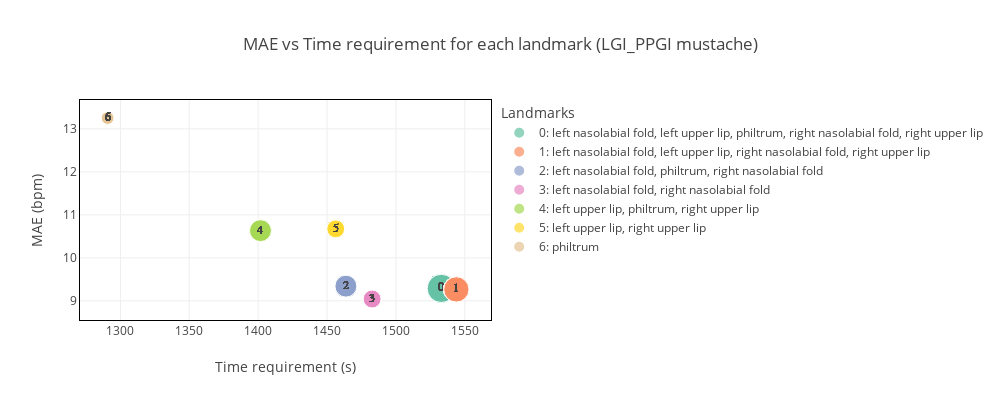

Source (notebook cell):
### Markdown cell above
### Mustache

### Code cell
roi = 'mustache'
df = pd.read_hdf(f'../results/test_landmarks/h5/{dataset_name}/{dataset_name}_landmarks_in_roi.h5', key='df')\
        .query(f'ROI == "{roi}"')
df = pd.concat([df, df_all.query(f'ROI == "{roi}"')]).reset_index(drop=True)    
metric = 'MAE'

df, rankings = get_rankings_roi(df, dataset_name, metric)
fig, axs = plt.subplots(2,2,figsize=(15,6))
fig, axs = plot_bar_roi(df, rankings, roi, dataset_name, ncol=2, fig=fig, axs=axs)
plt.show()

fig, axs = plt.subplots(2,2,figsize=(12,5))
fig, axs = plot_box_roi(df, rankings, roi, dataset_name, ncol=1, fig=fig, axs=axs)
plt.show()

df1, fig, ax = plot_bubble_roi(df, metric, dataset_name, roi, fig, ax, size=[1000,400])
fig.show()

# print the worst video landmarks combination
df.sort_values('MAE',ascending=False).groupby('video').head(1)[['method','dataset','videoFilename','landmarks','MAE','RMSE','PCC','video','score']]

### Figure 1 — Plotly figure (JSON) as saved in the notebook; plotly's stock layout.template omitted (floating-point values rounded to 4 significant figures)
{"data": [{"customdata": [["0: left nasolabial fold, left upper lip, philtrum, right nasolabial fold, right upper lip"], ["0: left nasolabial fold, left upper lip, philtrum, right nasolabial fold, right upper lip"], ["0: left nasolabial fold, left upper lip, philtrum, right nasolabial fold, right upper lip"], ["0: left nasolabial fold, left upper lip, philtrum, right nasolabial fold, right upper lip"], ["0: left nasolabial fold, left upper lip, philtrum, right nasolabial fold, right upper lip"], ["0: left nasolabial fold, left upper lip, philtrum, right nasolabial fold, right upper lip"], ["0: left nasolabial fold, left upper lip, philtrum, right nasolabial fold, right upper lip"], ["0: left nasolabial fold, left upper lip, philtrum, right nasolabial fold, right upper lip"], ["0: left nasolabial fold, left upper lip, philtrum, right nasolabial fold, right upper lip"], ["0: left nasolabial fold, left upper lip, philtrum, right nasolabial fold, right upper lip"], ["0: left nasolabial fold, left upper lip, philtrum, right nasolabial fold, right upper lip"], ["0: left nasolabial fold, left upper lip, philtrum, right nasolabial fold, right upper lip"], ["0: left nasolabial fold, left upper lip, philtrum, right nasolabial fold, right upper lip"], ["0: left nasolabial fold, left upper lip, philtrum, right nasolabial fold, right upper lip"], ["0: left nasolabial fold, left upper lip, philtrum, right nasolabial fold, right upper lip"], ["0: left nasolabial fold, left upper lip, philtrum, right nasolabial fold, right upper lip"], ["0: left nasolabial fold, left upper lip, philtrum, right nasolabial fold, right upper lip"], ["0: left nasolabial fold, left upper lip, philtrum, right nasolabial fold, right upper lip"], ["0: left nasolabial fold, left upper lip, philtrum, right nasolabial fold, right upper lip"], ["0: left nasolabial fold, left upper lip, philtrum, right nasolabial fold, right upper lip"], ["0: left nasolabial fold, left upper lip, philtrum, right nasolabial fold, right upper lip"], ["0: left nasolabial fold, left upper lip, philtrum, right nasolabial fold, right upper lip"]], "hovertemplate": "Landmarks=%{customdata[0]}<br>Time requirement (s)=%{x}<br>MAE (bpm)=%{y}<br>Number of landmarks=%{marker.size}<br>landmarks_id=%{text}<extra></extra>", "legendgroup": "0: left nasolabial fold, left upper lip, philtrum, right nasolabial fold, right upper lip", "marker": {"color": "rgb(102,194,165)", "size": [5, 5, 5, 5, 5, 5, 5, 5, 5, 5, 5, 5, 5, 5, 5, 5, 5, 5, 5, 5, 5, 5], "sizemode": "area", "sizeref": 0.0125, "symbol": "circle"}, "mode": "markers+text", "name": "0: left nasolabial fold, left upper lip, philtrum, right nasolabial fold, right upper lip", "orientation": "v", "showlegend": true, "text": [0, 0, 0, 0, 0, 0, 0, 0, 0, 0, 0, 0, 0, 0, 0, 0, 0, 0, 0, 0, 0, 0], "textfont": {"family": "Courier New", "size": 12}, "textposition": "middle center", "type": "scatter", "x": [1533.0, 1533.0, 1533.0, 1533.0, 1533.0, 1533.0, 1533.0, 1533.0, 1533.0, 1533.0, 1533.0, 1533.0, 1533.0, 1533.0, 1533.0, 1533.0, 1533.0, 1533.0, 1533.0, 1533.0, 1533.0, 1533.0], "xaxis": "x", "y": [9.289, 9.289, 9.289, 9.289, 9.289, 9.289, 9.289, 9.289, 9.289, 9.289, 9.289, 9.289, 9.289, 9.289, 9.289, 9.289, 9.289, 9.289, 9.289, 9.289, 9.289, 9.289], "yaxis": "y"}, {"customdata": [["1: left nasolabial fold, left upper lip, right nasolabial fold, right upper lip"], ["1: left nasolabial fold, left upper lip, right nasolabial fold, right upper lip"], ["1: left nasolabial fold, left upper lip, right nasolabial fold, right upper lip"], ["1: left nasolabial fold, left upper lip, right nasolabial fold, right upper lip"], ["1: left nasolabial fold, left upper lip, right nasolabial fold, right upper lip"], ["1: left nasolabial fold, left upper lip, right nasolabial fold, right upper lip"], ["1: left nasolabial fold, left upper lip, right nasolabial fold, right upper lip"], ["1: left nasolabial fold, left upper lip, right nasolabial fold, right upper lip"], ["1: left nasolabial fold, left upper lip, right nasolabial fold, right upper lip"], ["1: left nasolabial fold, left upper lip, right nasolabial fold, right upper lip"], ["1: left nasolabial fold, left upper lip, right nasolabial fold, right upper lip"], ["1: left nasolabial fold, left upper lip, right nasolabial fold, right upper lip"], ["1: left nasolabial fold, left upper lip, right nasolabial fold, right upper lip"], ["1: left nasolabial fold, left upper lip, right nasolabial fold, right upper lip"], ["1: left nasolabial fold, left upper lip, right nasolabial fold, right upper lip"], ["1: left nasolabial fold, left upper lip, right nasolabial fold, right upper lip"], ["1: left nasolabial fold, left upper lip, right nasolabial fold, right upper lip"], ["1: left nasolabial fold, left upper lip, right nasolabial fold, right upper lip"], ["1: left nasolabial fold, left upper lip, right nasolabial fold, right upper lip"], ["1: left nasolabial fold, left upper lip, right nasolabial fold, right upper lip"], ["1: left nasolabial fold, left upper lip, right nasolabial fold, right upper lip"], ["1: left nasolabial fold, left upper lip, right nasolabial fold, right upper lip"]], "hovertemplate": "Landmarks=%{customdata[0]}<br>Time requirement (s)=%{x}<br>MAE (bpm)=%{y}<br>Number of landmarks=%{marker.size}<br>landmarks_id=%{text}<extra></extra>", "legendgroup": "1: left nasolabial fold, left upper lip, right nasolabial fold, right upper lip", "marker": {"color": "rgb(252,141,98)", "size": [4, 4, 4, 4, 4, 4, 4, 4, 4, 4, 4, 4, 4, 4, 4, 4, 4, 4, 4, 4, 4, 4], "sizemode": "area", "sizeref": 0.0125, "symbol": "circle"}, "mode": "markers+text", "name": "1: left nasolabial fold, left upper lip, right nasolabial fold, right upper lip", "orientation": "v", "showlegend": true, "text": [1, 1, 1, 1, 1, 1, 1, 1, 1, 1, 1, 1, 1, 1, 1, 1, 1, 1, 1, 1, 1, 1], "textfont": {"family": "Courier New", "size": 12}, "textposition": "middle center", "type": "scatter", "x": [1544.0, 1544.0, 1544.0, 1544.0, 1544.0, 1544.0, 1544.0, 1544.0, 1544.0, 1544.0, 1544.0, 1544.0, 1544.0, 1544.0, 1544.0, 1544.0, 1544.0, 1544.0, 1544.0, 1544.0, 1544.0, 1544.0], "xaxis": "x", "y": [9.266, 9.266, 9.266, 9.266, 9.266, 9.266, 9.266, 9.266, 9.266, 9.266, 9.266, 9.266, 9.266, 9.266, 9.266, 9.266, 9.266, 9.266, 9.266, 9.266, 9.266, 9.266], "yaxis": "y"}, {"customdata": [["2: left nasolabial fold, philtrum, right nasolabial fold"], ["2: left nasolabial fold, philtrum, right nasolabial fold"], ["2: left nasolabial fold, philtrum, right nasolabial fold"], ["2: left nasolabial fold, philtrum, right nasolabial fold"], ["2: left nasolabial fold, philtrum, right nasolabial fold"], ["2: left nasolabial fold, philtrum, right nasolabial fold"], ["2: left nasolabial fold, philtrum, right nasolabial fold"], ["2: left nasolabial fold, philtrum, right nasolabial fold"], ["2: left nasolabial fold, philtrum, right nasolabial fold"], ["2: left nasolabial fold, philtrum, right nasolabial fold"], ["2: left nasolabial fold, philtrum, right nasolabial fold"], ["2: left nasolabial fold, philtrum, right nasolabial fold"], ["2: left nasolabial fold, philtrum, right nasolabial fold"], ["2: left nasolabial fold, philtrum, right nasolabial fold"], ["2: left nasolabial fold, philtrum, right nasolabial fold"], ["2: left nasolabial fold, philtrum, right nasolabial fold"], ["2: left nasolabial fold, philtrum, right nasolabial fold"], ["2: left nasolabial fold, philtrum, right nasolabial fold"], ["2: left nasolabial fold, philtrum, right nasolabial fold"], ["2: left nasolabial fold, philtrum, right nasolabial fold"], ["2: left nasolabial fold, philtrum, right nasolabial fold"], ["2: left nasolabial fold, philtrum, right nasolabial fold"]], "hovertemplate": "Landmarks=%{customdata[0]}<br>Time requirement (s)=%{x}<br>MAE (bpm)=%{y}<br>Number of landmarks=%{marker.size}<br>landmarks_id=%{text}<extra></extra>", "legendgroup": "2: left nasolabial fold, philtrum, right nasolabial fold", "marker": {"color": "rgb(141,160,203)", "size": [3, 3, 3, 3, 3, 3, 3, 3, 3, 3, 3, 3, 3, 3, 3, 3, 3, 3, 3, 3, 3, 3], "sizemode": "area", "sizeref": 0.0125, "symbol": "circle"}, "mode": "markers+text", "name": "2: left nasolabial fold, philtrum, right nasolabial fold", "orientation": "v", "showlegend": true, "text": [2, 2, 2, 2, 2, 2, 2, 2, 2, 2, 2, 2, 2, 2, 2, 2, 2, 2, 2, 2, 2, 2], "textfont": {"family": "Courier New", "size": 12}, "textposition": "middle center", "type": "scatter", "x": [1464.0, 1464.0, 1464.0, 1464.0, 1464.0, 1464.0, 1464.0, 1464.0, 1464.0, 1464.0, 1464.0, 1464.0, 1464.0, 1464.0, 1464.0, 1464.0, 1464.0, 1464.0, 1464.0, 1464.0, 1464.0, 1464.0], "xaxis": "x", "y": [9.341, 9.341, 9.341, 9.341, 9.341, 9.341, 9.341, 9.341, 9.341, 9.341, 9.341, 9.341, 9.341, 9.341, 9.341, 9.341, 9.341, 9.341, 9.341, 9.341, 9.341, 9.341], "yaxis": "y"}, {"customdata": [["3: left nasolabial fold, right nasolabial fold"], ["3: left nasolabial fold, right nasolabial fold"], ["3: left nasolabial fold, right nasolabial fold"], ["3: left nasolabial fold, right nasolabial fold"], ["3: left nasolabial fold, right nasolabial fold"], ["3: left nasolabial fold, right nasolabial fold"], ["3: left nasolabial fold, right nasolabial fold"], ["3: left nasolabial fold, right nasolabial fold"], ["3: left nasolabial fold, right nasolabial fold"], ["3: left nasolabial fold, right nasolabial fold"], ["3: left nasolabial fold, right nasolabial fold"], ["3: left nasolabial fold, right nasolabial fold"], ["3: left nasolabial fold, right nasolabial fold"], ["3: left nasolabial fold, right nasolabial fold"], ["3: left nasolabial fold, right nasolabial fold"], ["3: left nasolabial fold, right nasolabial fold"], ["3: left nasolabial fold, right nasolabial fold"], ["3: left nasolabial fold, right nasolabial fold"], ["3: left nasolabial fold, right nasolabial fold"], ["3: left nasolabial fold, right nasolabial fold"], ["3: left nasolabial fold, right nasolabial fold"], ["3: left nasolabial fold, right nasolabial fold"]], "hovertemplate": "Landmarks=%{customdata[0]}<br>Time requirement (s)=%{x}<br>MAE (bpm)=%{y}<br>Number of landmarks=%{marker.size}<br>landmarks_id=%{text}<extra></extra>", "legendgroup": "3: left nasolabial fold, right nasolabial fold", "marker": {"color": "rgb(231,138,195)", "size": [2, 2, 2, 2, 2, 2, 2, 2, 2, 2, 2, 2, 2, 2, 2, 2, 2, 2, 2, 2, 2, 2], "sizemode": "area", "sizeref": 0.0125, "symbol": "circle"}, "mode": "markers+text", "name": "3: left nasolabial fold, right nasolabial fold", "orientation": "v", "showlegend": true, "text": [3, 3, 3, 3, 3, 3, 3, 3, 3, 3, 3, 3, 3, 3, 3, 3, 3, 3, 3, 3, 3, 3], "textfont": {"family": "Courier New", "size": 12}, "textposition": "middle center", "type": "scatter", "x": [1483.0, 1483.0, 1483.0, 1483.0, 1483.0, 1483.0, 1483.0, 1483.0, 1483.0, 1483.0, 1483.0, 1483.0, 1483.0, 1483.0, 1483.0, 1483.0, 1483.0, 1483.0, 1483.0, 1483.0, 1483.0, 1483.0], "xaxis": "x", "y": [9.043, 9.043, 9.043, 9.043, 9.043, 9.043, 9.043, 9.043, 9.043, 9.043, 9.043, 9.043, 9.043, 9.043, 9.043, 9.043, 9.043, 9.043, 9.043, 9.043, 9.043, 9.043], "yaxis": "y"}, {"customdata": [["4: left upper lip, philtrum, right upper lip"], ["4: left upper lip, philtrum, right upper lip"], ["4: left upper lip, philtrum, right upper lip"], ["4: left upper lip, philtrum, right upper lip"], ["4: left upper lip, philtrum, right upper lip"], ["4: left upper lip, philtrum, right upper lip"], ["4: left upper lip, philtrum, right upper lip"], ["4: left upper lip, philtrum, right upper lip"], ["4: left upper lip, philtrum, right upper lip"], ["4: left upper lip, philtrum, right upper lip"], ["4: left upper lip, philtrum, right upper lip"], ["4: left upper lip, philtrum, right upper lip"], ["4: left upper lip, philtrum, right upper lip"], ["4: left upper lip, philtrum, right upper lip"], ["4: left upper lip, philtrum, right upper lip"], ["4: left upper lip, philtrum, right upper lip"], ["4: left upper lip, philtrum, right upper lip"], ["4: left upper lip, philtrum, right upper lip"], ["4: left upper lip, philtrum, right upper lip"], ["4: left upper lip, philtrum, right upper lip"], ["4: left upper lip, philtrum, right upper lip"], ["4: left upper lip, philtrum, right upper lip"]], "hovertemplate": "Landmarks=%{customdata[0]}<br>Time requirement (s)=%{x}<br>MAE (bpm)=%{y}<br>Number of landmarks=%{marker.size}<br>landmarks_id=%{text}<extra></extra>", "legendgroup": "4: left upper lip, philtrum, right upper lip", "marker": {"color": "rgb(166,216,84)", "size": [3, 3, 3, 3, 3, 3, 3, 3, 3, 3, 3, 3, 3, 3, 3, 3, 3, 3, 3, 3, 3, 3], "sizemode": "area", "sizeref": 0.0125, "symbol": "circle"}, "mode": "markers+text", "name": "4: left upper lip, philtrum, right upper lip", "orientation": "v", "showlegend": true, "text": [4, 4, 4, 4, 4, 4, 4, 4, 4, 4, 4, 4, 4, 4, 4, 4, 4, 4, 4, 4, 4, 4], "textfont": {"family": "Courier New", "size": 12}, "textposition": "middle center", "type": "scatter", "x": [1402.0, 1402.0, 1402.0, 1402.0, 1402.0, 1402.0, 1402.0, 1402.0, 1402.0, 1402.0, 1402.0, 1402.0, 1402.0, 1402.0, 1402.0, 1402.0, 1402.0, 1402.0, 1402.0, 1402.0, 1402.0, 1402.0], "xaxis": "x", "y": [10.63, 10.63, 10.63, 10.63, 10.63, 10.63, 10.63, 10.63, 10.63, 10.63, 10.63, 10.63, 10.63, 10.63, 10.63, 10.63, 10.63, 10.63, 10.63, 10.63, 10.63, 10.63], "yaxis": "y"}, {"customdata": [["5: left upper lip, right upper lip"], ["5: left upper lip, right upper lip"], ["5: left upper lip, right upper lip"], ["5: left upper lip, right upper lip"], ["5: left upper lip, right upper lip"], ["5: left upper lip, right upper lip"], ["5: left upper lip, right upper lip"], ["5: left upper lip, right upper lip"], ["5: left upper lip, right upper lip"], ["5: left upper lip, right upper lip"], ["5: left upper lip, right upper lip"], ["5: left upper lip, right upper lip"], ["5: left upper lip, right upper lip"], ["5: left upper lip, right upper lip"], ["5: left upper lip, right upper lip"], ["5: left upper lip, right upper lip"], ["5: left upper lip, right upper lip"], ["5: left upper lip, right upper lip"], ["5: left upper lip, right upper lip"], ["5: left upper lip, right upper lip"], ["5: left upper lip, right upper lip"], ["5: left upper lip, right upper lip"]], "hovertemplate": "Landmarks=%{customdata[0]}<br>Time requirement (s)=%{x}<br>MAE (bpm)=%{y}<br>Number of landmarks=%{marker.size}<br>landmarks_id=%{text}<extra></extra>", "legendgroup": "5: left upper lip, right upper lip", "marker": {"color": "rgb(255,217,47)", "size": [2, 2, 2, 2, 2, 2, 2, 2, 2, 2, 2, 2, 2, 2, 2, 2, 2, 2, 2, 2, 2, 2], "sizemode": "area", "sizeref": 0.0125, "symbol": "circle"}, "mode": "markers+text", "name": "5: left upper lip, right upper lip", "orientation": "v", "showlegend": true, "text": [5, 5, 5, 5, 5, 5, 5, 5, 5, 5, 5, 5, 5, 5, 5, 5, 5, 5, 5, 5, 5, 5], "textfont": {"family": "Courier New", "size": 12}, "textposition": "middle center", "type": "scatter", "x": [1456.0, 1456.0, 1456.0, 1456.0, 1456.0, 1456.0, 1456.0, 1456.0, 1456.0, 1456.0, 1456.0, 1456.0, 1456.0, 1456.0, 1456.0, 1456.0, 1456.0, 1456.0, 1456.0, 1456.0, 1456.0, 1456.0], "xaxis": "x", "y": [10.67, 10.67, 10.67, 10.67, 10.67, 10.67, 10.67, 10.67, 10.67, 10.67, 10.67, 10.67, 10.67, 10.67, 10.67, 10.67, 10.67, 10.67, 10.67, 10.67, 10.67, 10.67], "yaxis": "y"}, {"customdata": [["6: philtrum"], ["6: philtrum"], ["6: philtrum"], ["6: philtrum"], ["6: philtrum"], ["6: philtrum"], ["6: philtrum"], ["6: philtrum"], ["6: philtrum"], ["6: philtrum"], ["6: philtrum"], ["6: philtrum"], ["6: philtrum"], ["6: philtrum"], ["6: philtrum"], ["6: philtrum"], ["6: philtrum"], ["6: philtrum"], ["6: philtrum"], ["6: philtrum"], ["6: philtrum"], ["6: philtrum"]], "hovertemplate": "Landmarks=%{customdata[0]}<br>Time requirement (s)=%{x}<br>MAE (bpm)=%{y}<br>Number of landmarks=%{marker.size}<br>landmarks_id=%{text}<extra></extra>", "legendgroup": "6: philtrum", "marker": {"color": "rgb(229,196,148)", "size": [1, 1, 1, 1, 1, 1, 1, 1, 1, 1, 1, 1, 1, 1, 1, 1, 1, 1, 1, 1, 1, 1], "sizemode": "area", "sizeref": 0.0125, "symbol": "circle"}, "mode": "markers+text", "name": "6: philtrum", "orientation": "v", "showlegend": true, "text": [6, 6, 6, 6, 6, 6, 6, 6, 6, 6, 6, 6, 6, 6, 6, 6, 6, 6, 6, 6, 6, 6], "textfont": {"family": "Courier New", "size": 12}, "textposition": "middle center", "type": "scatter", "x": [1291.0, 1291.0, 1291.0, 1291.0, 1291.0, 1291.0, 1291.0, 1291.0, 1291.0, 1291.0, 1291.0, 1291.0, 1291.0, 1291.0, 1291.0, 1291.0, 1291.0, 1291.0, 1291.0, 1291.0, 1291.0, 1291.0], "xaxis": "x", "y": [13.25, 13.25, 13.25, 13.25, 13.25, 13.25, 13.25, 13.25, 13.25, 13.25, 13.25, 13.25, 13.25, 13.25, 13.25, 13.25, 13.25, 13.25, 13.25, 13.25, 13.25, 13.25], "yaxis": "y"}], "layout": {"height": 400, "legend": {"itemsizing": "constant", "title": {"text": "Landmarks"}, "tracegroupgap": 0}, "title": {"text": "MAE vs Time requirement for each landmark (LGI_PPGI mustache)"}, "width": 1000, "xaxis": {"anchor": "y", "domain": [0, 1], "linecolor": "black", "mirror": true, "showline": true, "title": {"text": "Time requirement (s)"}}, "yaxis": {"anchor": "x", "domain": [0, 1], "linecolor": "black", "mirror": true, "showline": true, "title": {"text": "MAE (bpm)"}}}}
